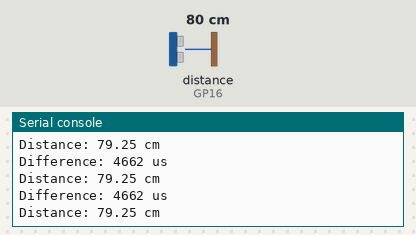
Simulated run of this program. Board: Raspberry Pi Pico running MicroPython. Parts: the last lines printed to the serial console. The inputs (shaded band) are chosen by the test bench; at power-on: distance to the obstacle (sensor on GP16) 80 cm. The echo pulse lasts 58.3 µs per cm.

Above: at 1.2 s.
1.3 s: distance to the obstacle (sensor on GP16) set to 2 cm
At 1.74 s:
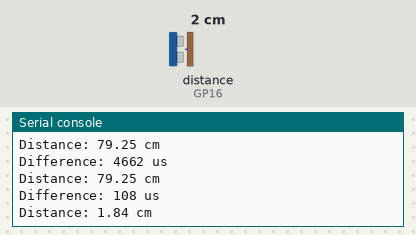
2.8 s: distance to the obstacle (sensor on GP16) set to 4 cm
At 2.94 s:
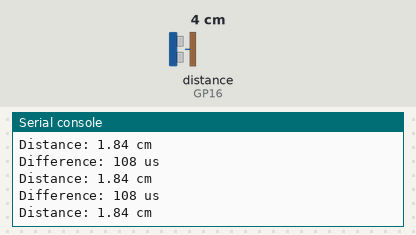
Timing chart, 0 to 5.8 s (numbered marks = the images above; inputs shaded):
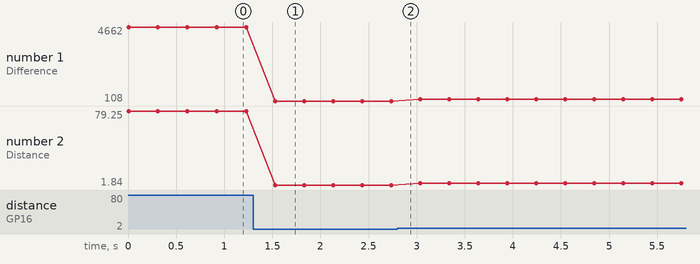

The program:

practice_distance.py
```python
import machine
import time

TRIG = machine.Pin(17, machine.Pin.OUT)
ECHO = machine.Pin(16, machine.Pin.IN)

def distance():
    # reset the pin that sends the ultrasonic pulse
    TRIG.low()
    time.sleep_us(2)
    # Transmit a 10 us ultrasonic pulse
    TRIG.high()
    time.sleep_us(10)
    TRIG.low()
    # Make sure the ECHO pin isn't still receiving a value
    while not ECHO.value():
        pass
    # Set the start time
    time1 = time.ticks_us()
    # Wait until the ECHO pin receives a signal
    while ECHO.value():
        pass
    # Set the end time
    time2 = time.ticks_us()
    # Find how long it took between sending the pulse and receiving it
    duration = time.ticks_diff(time2,time1)
    print(f"Difference: {duration} us")
    # Find the time using the time difference and the speed of sound (340 m/s)
    # Dividing by 10,000 gives us the result in cm
    return duration * 340 / 2 / 10000

try:
    while True:
        dis = distance()
        print(f"Distance: {dis:.2f} cm")
        time.sleep_ms(300)

except KeyboardInterrupt:
    TRIG.value(0)
    ECHO.value(0)
    print("Exiting")
```

Measured:
- after the input at 1.3 s, the serial console: prints a new line after 0.23 s (image 1)
- plotted number 1: 4662 → 108 after the input at 1.3 s, 108 → 229 after the input at 2.8 s
- plotted number 2: 79.25 → 1.84 after the input at 1.3 s, 1.84 → 3.89 after the input at 2.8 s
